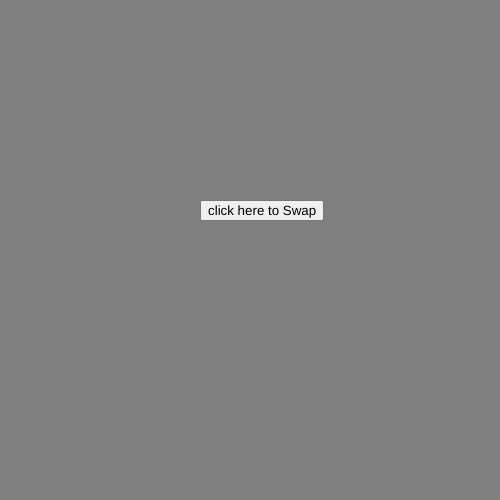
Frame 1 (no input)
Frame 60 (no input): identical to frame 1, image omitted
Frame 120 (the mouse pressed at the canvas centre since frame 60): identical to frame 1, image omitted

The p5.js sketch that drew this single still picture (run headless with seeded random() and noise() and a simulated clock; from frame 60 on, the mouse is pressed at the canvas centre):

// p5.js sketch
// ── sketch.js


var a = prompt('Enter the first variable: ');
var b = prompt("Enter the second variable: ");

function setup() {
  createCanvas(500,500);
  var b2 = createButton("click here to Swap");
  b2.position(200,200);
  b2.mousePressed(swap);
}


function draw() {
  background("grey");
}


function swap(){
console.log("Before Swapping A="+a);
console.log("Before Swapping B="+b);
/*a1=a;
a=b;
b=a1;*/
[a,b]=[b,a];
console.log("After Swapping A="+a);
console.log("After Swapping B="+b);
}
